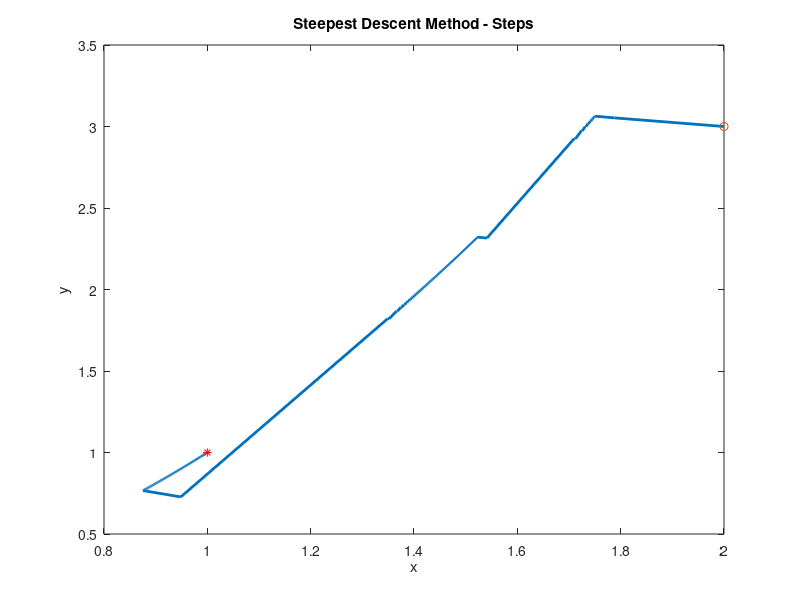

This chart was generated by the following MATLAB code:
% -------------------------------------------------------------------------
% Econ 714
% Homework 1 
% Fall 2021 
% Javier Tasso
% -------------------------------------------------------------------------
clearvars
clc 
cd 'C:\Users\Javier\Dropbox\Aplicaciones\Overleaf\Econ714-PS1'

% -------------------------------------------------------------------------
% Part 3
% -------------------------------------------------------------------------

% Define function, gradient and hessian
F = @(x,y) 100 * (y-x^2)^2 + (1-x)^2;
Fx = @(x,y) -400 * x * (y-x^2) - 2 * (1-x);
Fy = @(x,y) 200 * (y-x^2);
Fxx = @(x,y) -400 * y + 1200 * x^2 + 2;
Fyy = @(x,y) 200;
Fxy = @(x,y) -400 * x;

% Tolerance level
tol = 10^(-6); 
max_it = 500000;

% Initial guess 
initial_guess_1 = [2;3]; 
initial_guess_2 = [1.8;2.8];
f_value_initial_guess = F(initial_guess_1(1), initial_guess_1(2));

% Newton Raphson Method ---------------------------------------------------

% Define variables 
n_it_nw = 0; 
x_value_nw = initial_guess_1;
diff = 1;
f_value = f_value_initial_guess;

while diff > tol && n_it_nw < max_it
   n_it_nw = n_it_nw + 1;
   x_value_nw = x_value_nw - [Fxx(x_value_nw(1), x_value_nw(2)), Fxy(x_value_nw(1), x_value_nw(2)); ...
       Fxy(x_value_nw(1), x_value_nw(2)), Fyy(x_value_nw(1), x_value_nw(2))] ... 
       \ [Fx(x_value_nw(1), x_value_nw(2));Fy(x_value_nw(1), x_value_nw(2))];
   diff = abs(f_value - F(x_value_nw(1), x_value_nw(2)));
   f_value = F(x_value_nw(1), x_value_nw(2));
      
end

display(x_value_nw)
display(n_it_nw)

% -------------------------------------------------------------------------

% BFGS --------------------------------------------------------------------

% Define variables 
n_it_bfgs = 0; 

% Need two guesses here so I can start approximating the inv(Hessian)
x_value_bfgs_1 = initial_guess_1;
x_value_bfgs_2 = initial_guess_2; 
diff = 1;
f_value_1 = f_value_initial_guess;
f_value_2 = F(initial_guess_2(1), initial_guess_2(2));

% Use a something that resembles the true hessian 
H_inv = inv([Fxx(1,1),0;0,200]);

  

while diff > tol && n_it_bfgs < max_it
    
   n_it_bfgs = n_it_bfgs + 1;
   s = x_value_bfgs_2 - x_value_bfgs_1; 
   y = [Fx(x_value_bfgs_2(1),x_value_bfgs_2(2));Fy(x_value_bfgs_2(1),x_value_bfgs_2(2))] - ...
       [Fx(x_value_bfgs_1(1),x_value_bfgs_1(2));Fy(x_value_bfgs_1(1),x_value_bfgs_1(2))];
   H_inv = (eye(2) - s*transpose(y) / (transpose(y)*s)) * H_inv * (eye(2) - y*transpose(s) ... 
       / (transpose(y)*s)) + s*transpose(s) / (transpose(y)*s);
   x_value_bfgs_1 = x_value_bfgs_2;
   x_value_bfgs_2 = x_value_bfgs_2 - H_inv * [Fx(x_value_bfgs_2(1),x_value_bfgs_2(2));...
       Fy(x_value_bfgs_2(1),x_value_bfgs_2(2))];
   f_value_1 = f_value_2;
   f_value_2 = F(x_value_bfgs_2(1), x_value_bfgs_2(2));
   diff = abs(f_value_2 - f_value_1);
    
end

clear y s 
display(x_value_bfgs_2)
display(n_it_bfgs)

% -------------------------------------------------------------------------

% Steepest descent method -------------------------------------------------

% Define variables
x_value_steepest_descent = initial_guess_1;
n_it_steepest_descent = 0;
diff = 1;
f_value = f_value_initial_guess; 
X_grid = zeros(2, max_it);
X_grid(:,n_it_steepest_descent+1) = x_value_steepest_descent;
% H = [Fxx(0,0), Fxy(0,0); Fxy(0,0), Fyy(0,0)];


while diff > tol && n_it_steepest_descent < max_it
    
   n_it_steepest_descent = n_it_steepest_descent + 1; 
   gradient = [Fx(x_value_steepest_descent(1),x_value_steepest_descent(2)); ...
       Fy(x_value_steepest_descent(1),x_value_steepest_descent(2))];
   H = [Fxx(x_value_steepest_descent(1),x_value_steepest_descent(2)), ... 
       Fxy(x_value_steepest_descent(1),x_value_steepest_descent(2)); ... 
       Fxy(x_value_steepest_descent(1),x_value_steepest_descent(2)), ...
       Fyy(x_value_steepest_descent(1),x_value_steepest_descent(2))];
   step_size = transpose(gradient) * gradient / (transpose(gradient) * H * gradient);
   x_value_steepest_descent = x_value_steepest_descent - step_size * gradient;
   diff = norm(gradient);
   f_value = F(x_value_steepest_descent(1),x_value_steepest_descent(2));
   X_grid(:,n_it_steepest_descent+1) = x_value_steepest_descent;

end

display(n_it_steepest_descent)
display(x_value_steepest_descent)

% Maybe plot the steps
X_grid = X_grid(:,1:n_it_steepest_descent);


figure(1)
plot(X_grid(1,:),X_grid(2,:),'linewidth', 2)
hold on
plot(1,1,'r*')
plot(initial_guess_1(1),initial_guess_1(2),'-o')
xlabel('x')
ylabel('y')
title('Steepest Descent Method - Steps')
hold off
saveas(gcf,'econ714_homework1_question3_plot_steepest_descent.png');
close(figure(1))

% -------------------------------------------------------------------------

% Conjugate Gradient Method -----------------------------------------------

% I have to think about this 

d0 = - [Fx(initial_guess_1(1),initial_guess_1(2));...
    Fy(initial_guess_1(1),initial_guess_1(2))];
 

% G = @(z) 100 * (d0(2) + z - (d0(1)+z)^2)^2 + (1-d0(1)-z)^2;
 
%alpha = fminbnd(G, 0, 1000);
%x = initial_guess_1 + alpha * d0;
%r1 = - [Fx(x(1),x(2)); Fy(x(1),x(2))];
%beta1 = transpose(r1)*r1 / (transpose(d0)*d0);
%d1 = r1 + beta1 * d0 

initial_guess_1 = [1.2;1.2];

H = [Fxx(initial_guess_1(1),initial_guess_1(2)), Fxy(initial_guess_1(1),initial_guess_1(2));...
    Fxy(initial_guess_1(1),initial_guess_1(2)), Fyy(initial_guess_1(1),initial_guess_1(2))];
alpha0 = transpose(d0) * d0 / (transpose(d0) * H * d0);
x1 = initial_guess_1 + alpha0*d0;
r1 = d0-alpha0*H*d0;
beta1 = transpose(r1)*r1 / (transpose(d0)*d0);
d1 = r1 + beta1 * d0;
H = [Fxx(x1(1),x1(2)), Fxy(x1(1),x1(2));...
    Fxy(x1(1),x1(2)), Fyy(x1(1),x1(2))];
alpha1 = transpose(r1)*r1 / (transpose(d1)* H * d1);
x2 = x1 + alpha1*d1


